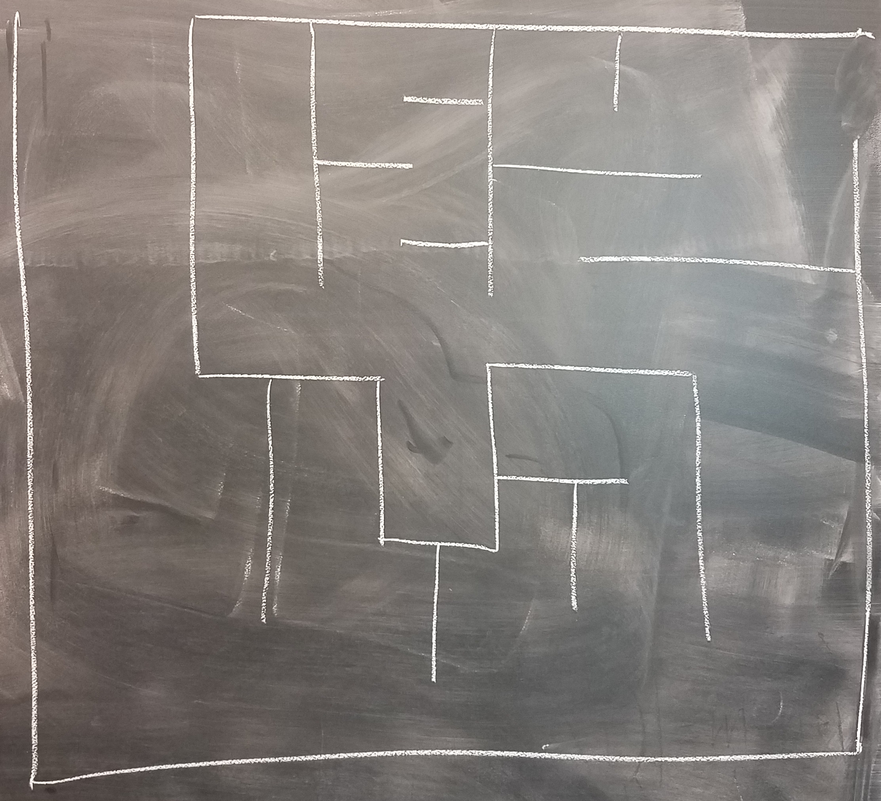
#> input picture maze2.png, 881 x 801 px, shrunk from 2225 x 2021 before the run
$ python edgeDetectionOfImage.py
#> lines starting #> are read from the running program, lines starting #| are printed output that depends on the picture
import cv2
import numpy as np

img = cv2.imread('maze2.png', cv2.IMREAD_GRAYSCALE)
#> img: shape (801, 881); min 32, max 255, mean 129.7

filters = cv2.Canny(img, 100, 200)
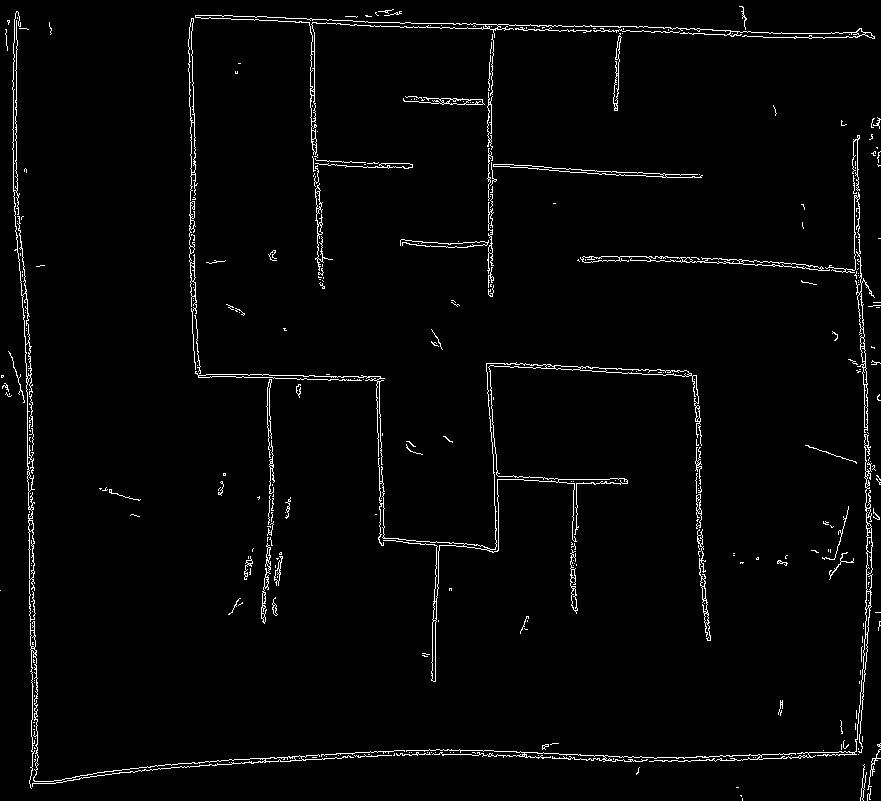
#> filters: shape (801, 881); 2.4% white in thin lines or dots

cv2.imwrite("mazeEdge.png", filters)

cv2.waitKey(0)

$ run again, with maze1.PNG copied over maze2.png
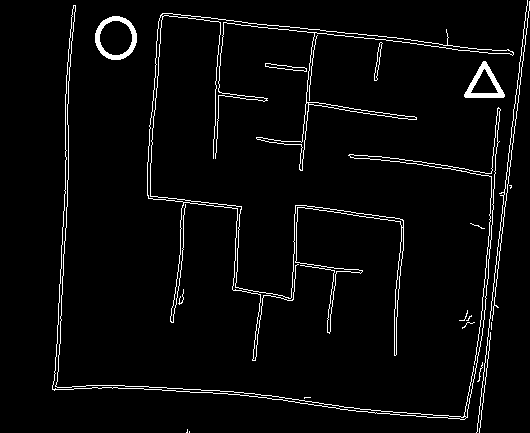
#> input picture maze1.PNG, 530 x 433 px
#> img: shape (433, 530); 3.8% white in thin lines or dots
#> `filters = cv2.Canny(img, 100, 200)`:
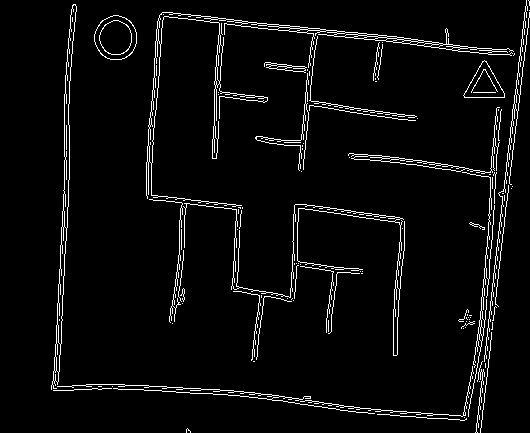
#> filters: shape (433, 530); 4.4% white in thin lines or dots

$ run again, with 20180407_104353.jpg saved as maze2.png
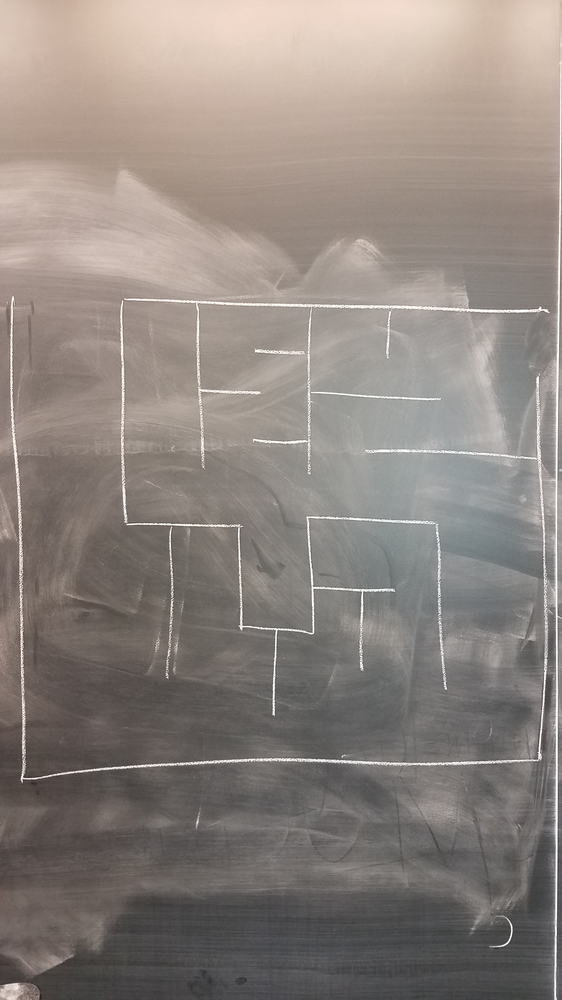
#> input picture 20180407_104353.jpg, 562 x 1000 px, shrunk from 2268 x 4032 before the run
#> `filters = cv2.Canny(img, 100, 200)`:
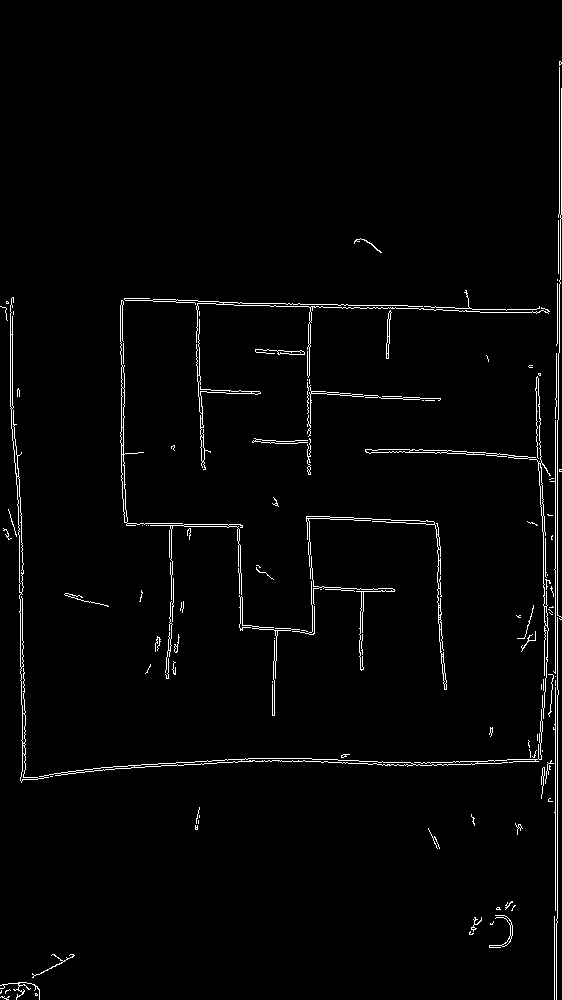
#> filters: shape (1000, 562); 2% white in thin lines or dots
